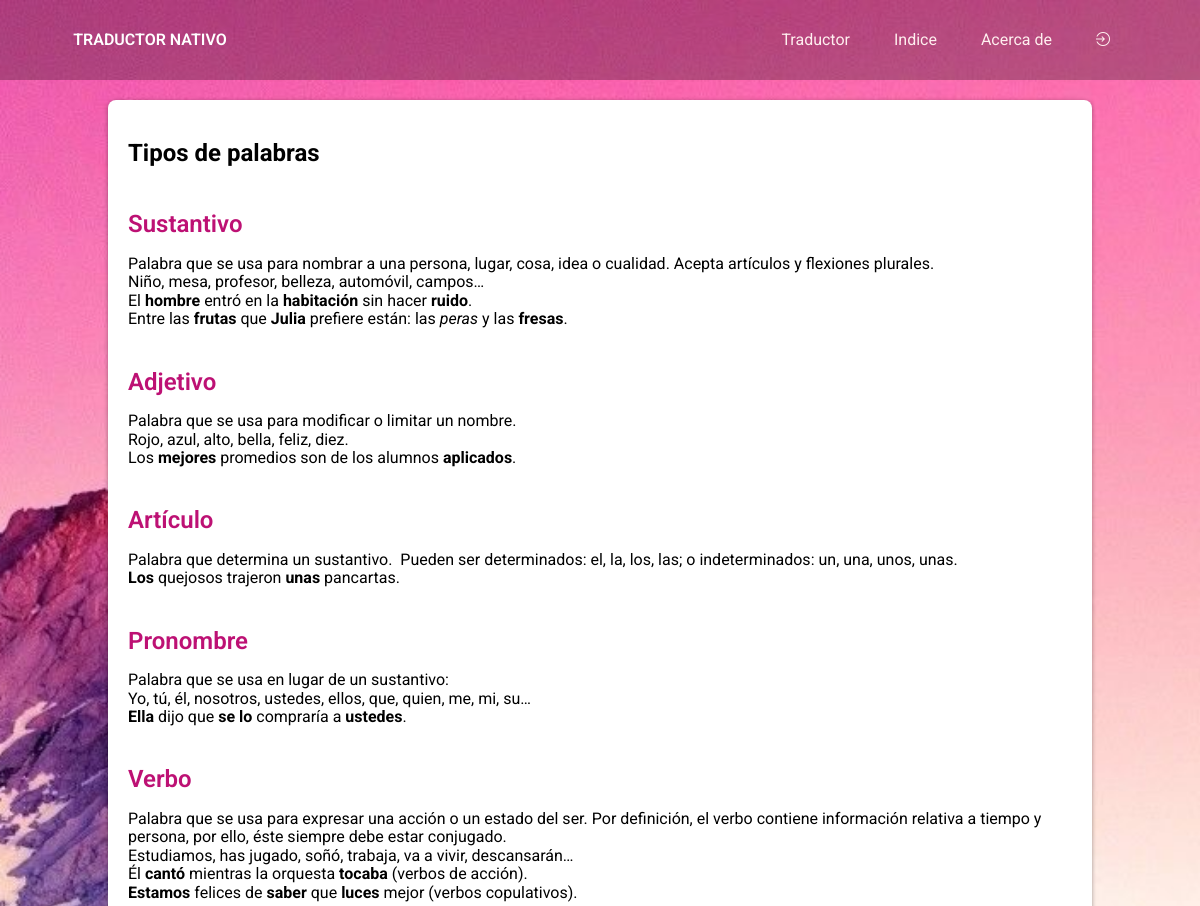
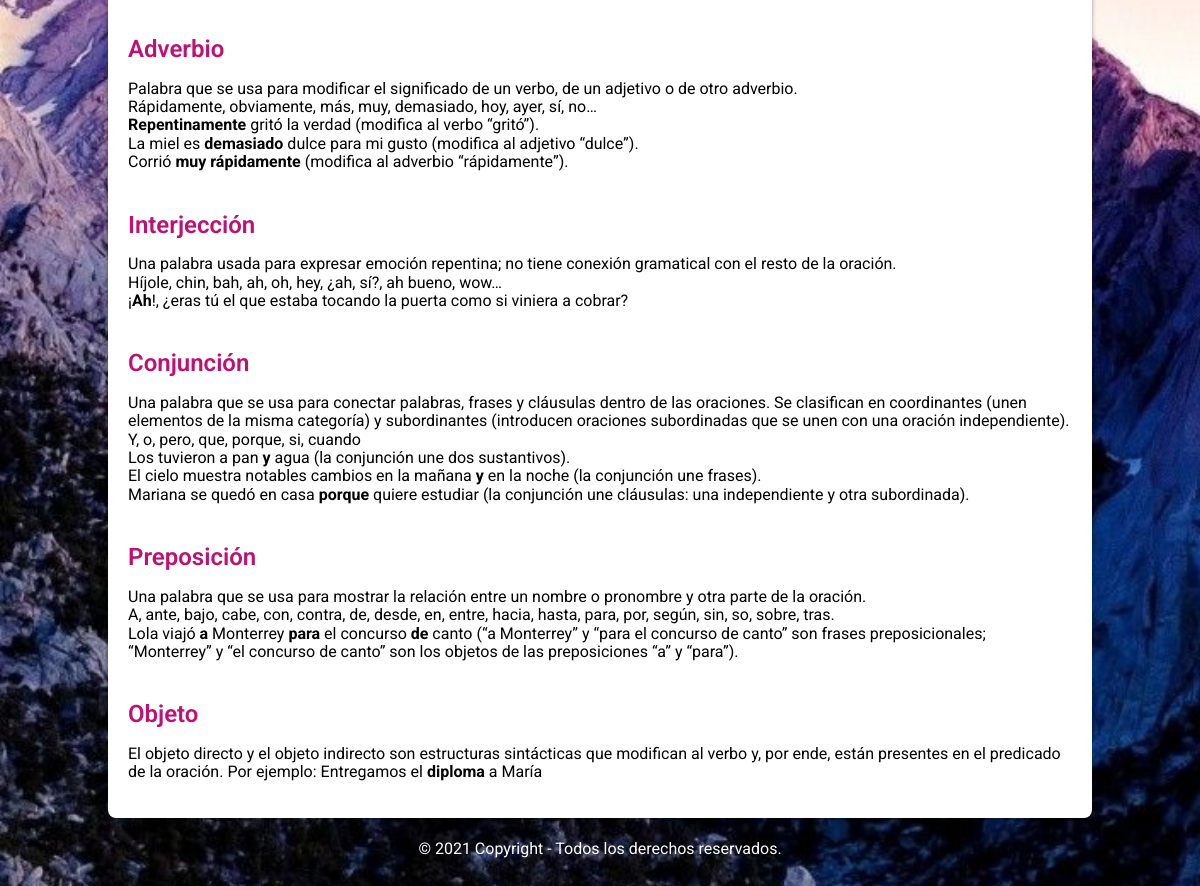
Screenshot of /?controlador=InterfazController&accion=tipos with the database file from the repository (2 pictures, top to bottom).
### tables this page shows
CREATE TABLE `tipos` (
  `id` int(2) NOT NULL,
  `tipo` varchar(255) NOT NULL,
  `descripcion` text NOT NULL
);

### Models/tipo.php (called while the page is built, shortened)
<?php
class Tipo{
    public static function obtenerTipos(){
        $db=Db::generarConexion();
		$sql = $db->prepare('SELECT * FROM tipos');
        $sql->execute();
        $tipos = $sql->fetchAll(PDO::FETCH_ASSOC);
        return $tipos;
    }
}
?>

### Controllers/tipos_controller.php (called while the page is built)
<?php
class TiposController{
    public static function obtenerTipos(){
        return Tipo::obtenerTipos();
    }
}
?>

### index.php (called while the page is built, shortened)
<?php
require('Models/tipo.php');
require('Controllers/interfaz_controller.php');
require('Controllers/tipos_controller.php');
require('Controllers/usuarios_controller.php');
function call($controlador, $accion){
    $controlador::{$accion}($_GET, $_POST);
}
if (isset($_GET['controlador'])&&isset($_GET['accion'])) {
    $controlador=$_GET['controlador'];
    $accion=$_GET['accion'];
} else {
    $controlador='InterfazController';
    $accion='inicio';
}
call($controlador, $accion);
?>

### Controllers/usuarios_controller.php (called while the page is built, shortened)
<?php
class UsuarioController {
    public static function estado(){
        $estado = false;
        return $estado;
    }
}
?>

### Controllers/interfaz_controller.php (the view, shortened to what this page needs)
<?php
class InterfazController{
    public static function cargaVista($vista){
        return file_get_contents('Views/'.$vista.'.html');
    }
    public static function cargaPlantilla(){
        $plantilla = self::cargaVista('plantilla');
        if(UsuarioController::estado()){
            $plantilla = str_replace('{btn-login}', '<a href="#" class="menu-logout" title="Salir"><span class="ion-log-out"></span></a>', $plantilla);
        }else{
            $plantilla = str_replace('{btn-login}', '<a href="#" class="menu-login" title="Ingresar"><span class="ion-log-in"></span></a>', $plantilla);
        }
        return $plantilla;
    }
    public static function tipos(){
        $plantilla = self::cargaPlantilla();
        $tiposView = self::cargaVista('tipos');
        $tipos = TiposController::obtenerTipos();
        $htmlTipos = "";
        foreach ($tipos as $tipo) {
            $htmlTipos .= "<div>
                                <h3 class='nombre-tipo'>".$tipo['tipo']."</h3>
                                <p>".$tipo['descripcion']."</p>
                           </div>";
        }
        $tiposView = str_replace('{tipos}', $htmlTipos, $tiposView);
        $plantilla = str_replace('{contenido}', $tiposView, $plantilla);
        echo $plantilla;
    }
}
?>

### Public/css/styles.css (style rules this page uses)
* { box-sizing: border-box; -webkit-box-sizing: border-box; }
html { position: relative; width: 100%; height: 100vh; }
body { position: absolute; width: 100%; height: 100%; background-image: url(../img/background.jpg); background-size: cover; background-position: 50%; background-color: #3f2a7b; font-family: 'Roboto', sans-serif; overflow: hidden; }
header { position: relative; width: 100%; height: 80px; background-color: #00000045; }
.logo-app, .menu-principal { float: left; height: 100%; }
.logo-app { width: 300px; text-align: center; line-height: 80px; color: white; font-weight: 600; }
.menu-principal { width: calc(100% - 300px); text-align: right; line-height: 80px; padding-right: 70px; }
.menu-principal a { display: inline-block; padding: 0 20px; text-decoration: none; color: #ffefef; transition: background-color 300ms; }
footer { position: absolute; bottom: 0; width: 100%; height: 60px; padding: 12px 20%; color: white; text-align: center; }
.app { position: relative; width: 100%; height: calc(100% - 140px); padding: 20px calc((100% - 1024px)/2) 0 calc((100% - 1024px)/2); overflow-x: hidden; overflow-y: auto; }
.card { position: relative; width: calc(100% - 40px); min-height: 50px; margin: 0 auto 10px auto; background-color: white; border-radius: 8px; box-shadow: 0 1px 4px 0 rgb(0 0 0 / 37%); padding: 20px; overflow: hidden; }
.item-palabra-busqueda>span:nth-child(2), .item-palabra-busqueda>span:nth-child(3), .lista-tipos-palabras .nombre-tipo { display: inline-block; padding-right: 10px; font-size: 24px; color: #bd1174; text-transform: capitalize; font-weight: 600; }
.lista-tipos-palabras .nombre-tipo { margin-bottom: 0; }

### rows the page displays
tipos: tipo "Sustantivo", descripcion "Palabra que se usa para nombrar a una persona, lugar, cosa, idea o cualidad. Acepta artículos y flexiones plurales. Niño, mesa, profesor, belleza, automóvil, campos… El hombre entró en la habitación sin hacer ruido . Entre las frutas que Julia prefiere están: las peras y las fresas ."
tipos: tipo "Adjetivo", descripcion "Palabra que se usa para modificar o limitar un nombre. Rojo, azul, alto, bella, feliz, diez. Los mejores promedios son de los alumnos aplicados ."
tipos: tipo "Artículo", descripcion "Palabra que determina un sustantivo. Pueden ser determinados: el, la, los, las; o indeterminados: un, una, unos, unas. Los quejosos trajeron unas pancartas."
tipos: tipo "Pronombre", descripcion "Palabra que se usa en lugar de un sustantivo: Yo, tú, él, nosotros, ustedes, ellos, que, quien, me, mi, su… Ella dijo que se lo compraría a ustedes ."
tipos: tipo "Verbo", descripcion "Palabra que se usa para expresar una acción o un estado del ser. Por definición, el verbo contiene información relativa a tiempo y persona, por ello, éste siempre debe estar conjugado. Estudiamos, has jugado, soñó, trabaja, va a vivir, descansarán… Él cantó mientras la orquesta tocaba (verbos de acción). Estamos felices de saber que luces mejor (verbos copulativos)."
tipos: tipo "Adverbio", descripcion "Palabra que se usa para modificar el significado de un verbo, de un adjetivo o de otro adverbio. Rápidamente, obviamente, más, muy, demasiado, hoy, ayer, sí, no… Repentinamente gritó la verdad (modifica al verbo “gritó”). La miel es demasiado dulce para mi gusto (modifica al adjetivo “dulce”). Corrió muy rápidamente (modifica al adverbio “rápidamente”)."
tipos: tipo "Interjección", descripcion "Una palabra usada para expresar emoción repentina; no tiene conexión gramatical con el resto de la oración. Híjole, chin, bah, ah, oh, hey, ¿ah, sí?, ah bueno, wow… ¡ Ah !, ¿eras tú el que estaba tocando la puerta como si viniera a cobrar?"
tipos: tipo "Conjunción", descripcion "Una palabra que se usa para conectar palabras, frases y cláusulas dentro de las oraciones. Se clasifican en coordinantes (unen elementos de la misma categoría) y subordinantes (introducen oraciones subordinadas que se unen con una oración independiente). Y, o, pero, que, porque, si, cuando Los tuvieron a pan y agua (la conjunción une dos sustantivos). El cielo muestra notables cambios en la mañana y en la noche (la conjunción une frases). Mariana se quedó en casa porque quiere estudiar (la conjunción une cláusulas: una independiente y otra subordinada)."
tipos: tipo "Preposición", descripcion "Una palabra que se usa para mostrar la relación entre un nombre o pronombre y otra parte de la oración. A, ante, bajo, cabe, con, contra, de, desde, en, entre, hacia, hasta, para, por, según, sin, so, sobre, tras. Lola viajó a Monterrey para el concurso de canto (“a Monterrey” y “para el concurso de canto” son frases preposicionales; “Monterrey” y “el concurso de canto” son los objetos de las preposiciones “a” y “para”)."
tipos: tipo "Objeto", descripcion "El objeto directo y el objeto indirecto son estructuras sintácticas que modifican al verbo y, por ende, están presentes en el predicado de la oración. Por ejemplo: Entregamos el diploma a María"
